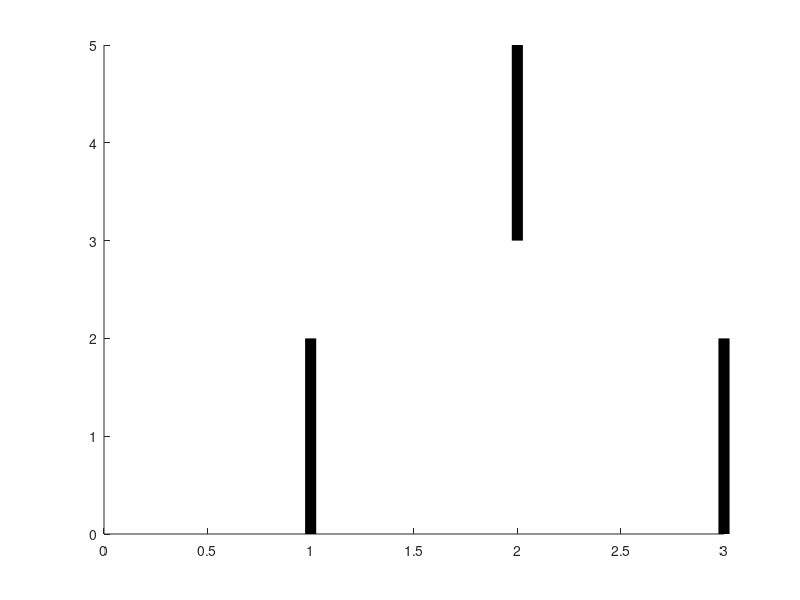

The MATLAB script that drew this image: (Note: this script raises an error after producing the figure.)
% Define color map
map = [1,1,1;   % white - 1
       1,0,0;   % red - 2
       0,1,0;   % green - 3
       0,0,1;   % blue - 4
       1,1,0];  % yellow - 5

%% create the field
C = ones(5);
C(1,1) = 5;
C(5,5) = 3;
C(5,1) = 2;
C(1,4) = 4;
figure(201)
hold on;
% the field
image(0.5, 0.5, C);
colormap(map)
% add walls
line([1,1],[0,2],'LineWidth',8, 'Color', 'k')
line([2,2],[3,5],'LineWidth',8, 'Color', 'k')
line([3,3],[0,2],'LineWidth',8, 'Color', 'k')
% axes
cleanplot;
for tt = 1 : instance.maxH
    text(xu(tt,2)+0.5, xu(tt,1)+0.5, num2str(xu(tt,3)), ...
        'FontSize', 20)
end
hold off;